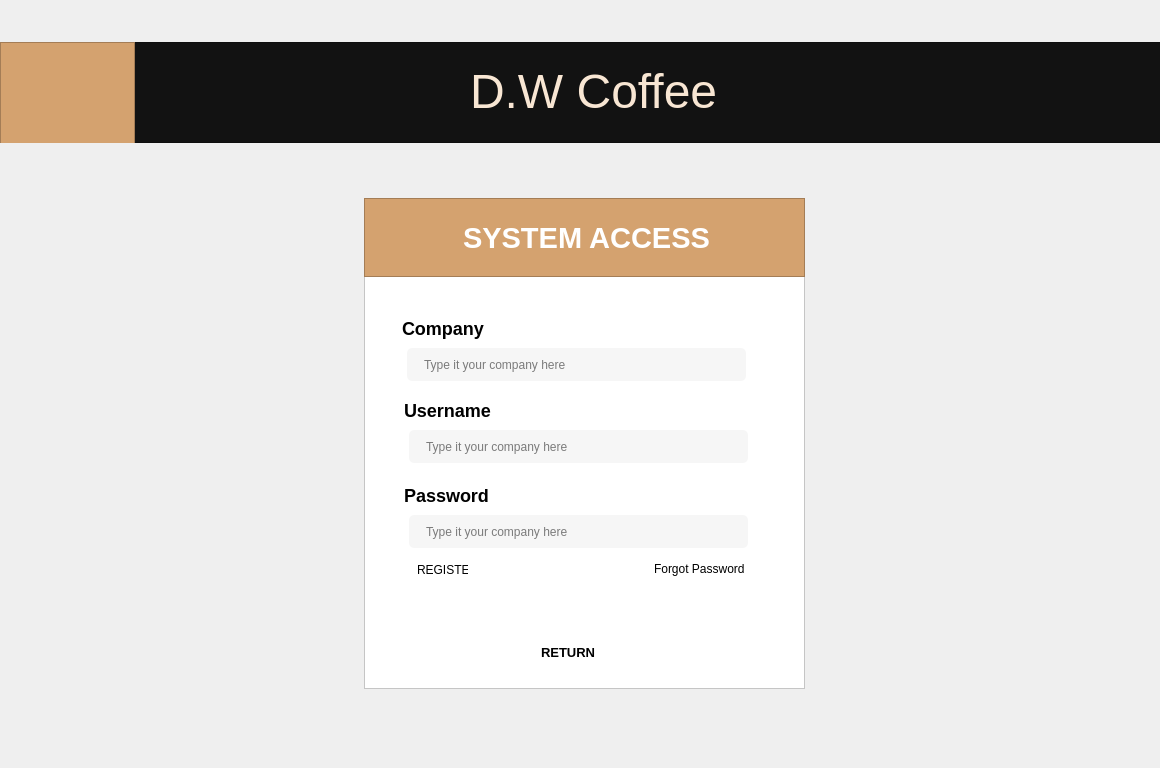
<?xml version="1.0" encoding="UTF-8"?>
<ui version="4.0">
 <class>Dialog</class>
 <widget class="QDialog" name="Dialog">
  <property name="geometry">
   <rect>
    <x>0</x>
    <y>0</y>
    <width>1160</width>
    <height>768</height>
   </rect>
  </property>
  <property name="windowTitle">
   <string>Dialog</string>
  </property>
  <widget class="QFrame" name="frame">
   <property name="geometry">
    <rect>
     <x>0</x>
     <y>42</y>
     <width>1161</width>
     <height>101</height>
    </rect>
   </property>
   <property name="styleSheet">
    <string notr="true">background-color: #121212</string>
   </property>
   <property name="frameShape">
    <enum>QFrame::StyledPanel</enum>
   </property>
   <property name="frameShadow">
    <enum>QFrame::Raised</enum>
   </property>
   <widget class="QFrame" name="frame_2">
    <property name="geometry">
     <rect>
      <x>0</x>
      <y>0</y>
      <width>135</width>
      <height>102</height>
     </rect>
    </property>
    <property name="styleSheet">
     <string notr="true">background-color: #D4A26F</string>
    </property>
    <property name="frameShape">
     <enum>QFrame::StyledPanel</enum>
    </property>
    <property name="frameShadow">
     <enum>QFrame::Raised</enum>
    </property>
    <widget class="QLabel" name="label">
     <property name="geometry">
      <rect>
       <x>18</x>
       <y>6</y>
       <width>98</width>
       <height>90</height>
      </rect>
     </property>
     <property name="styleSheet">
      <string notr="true">image: url(:/imagens/cGUFyIrl2tqx3cWHufs9--1--5d252-svg (1) 4.png);</string>
     </property>
     <property name="text">
      <string/>
     </property>
    </widget>
   </widget>
   <widget class="QLabel" name="label_2">
    <property name="geometry">
     <rect>
      <x>470</x>
      <y>4</y>
      <width>281</width>
      <height>91</height>
     </rect>
    </property>
    <property name="styleSheet">
     <string notr="true">color: #F8E6D3</string>
    </property>
    <property name="text">
     <string>&lt;html&gt;&lt;head/&gt;&lt;body&gt;&lt;p&gt;&lt;span style=&quot; font-size:36pt;&quot;&gt;D.W Coffee&lt;/span&gt;&lt;/p&gt;&lt;/body&gt;&lt;/html&gt;</string>
    </property>
   </widget>
  </widget>
  <widget class="QFrame" name="frame_3">
   <property name="geometry">
    <rect>
     <x>364</x>
     <y>198</y>
     <width>441</width>
     <height>491</height>
    </rect>
   </property>
   <property name="styleSheet">
    <string notr="true">background-color: white;
border: .5px solid rgba(0, 0, 0, .3)</string>
   </property>
   <property name="frameShape">
    <enum>QFrame::StyledPanel</enum>
   </property>
   <property name="frameShadow">
    <enum>QFrame::Raised</enum>
   </property>
   <widget class="QFrame" name="frame_4">
    <property name="geometry">
     <rect>
      <x>0</x>
      <y>0</y>
      <width>441</width>
      <height>79</height>
     </rect>
    </property>
    <property name="styleSheet">
     <string notr="true">background-color: #D4A26F;
border-bottom-color: transparent;</string>
    </property>
    <property name="frameShape">
     <enum>QFrame::StyledPanel</enum>
    </property>
    <property name="frameShadow">
     <enum>QFrame::Raised</enum>
    </property>
    <widget class="QLabel" name="label_3">
     <property name="geometry">
      <rect>
       <x>99</x>
       <y>4</y>
       <width>251</width>
       <height>73</height>
      </rect>
     </property>
     <property name="styleSheet">
      <string notr="true">color: white;
font-weight: bold;
border-color: transparent</string>
     </property>
     <property name="text">
      <string>&lt;html&gt;&lt;head/&gt;&lt;body&gt;&lt;p&gt;&lt;span style=&quot; font-size:22pt;&quot;&gt;SYSTEM ACCESS&lt;/span&gt;&lt;/p&gt;&lt;/body&gt;&lt;/html&gt;</string>
     </property>
    </widget>
   </widget>
   <widget class="QLabel" name="label_4">
    <property name="geometry">
     <rect>
      <x>38</x>
      <y>115</y>
      <width>91</width>
      <height>31</height>
     </rect>
    </property>
    <property name="styleSheet">
     <string notr="true">border-color: transparent;
font-size: 18px;
font-weight: 500;</string>
    </property>
    <property name="text">
     <string>Company</string>
    </property>
   </widget>
   <widget class="QLineEdit" name="lineEdit">
    <property name="geometry">
     <rect>
      <x>43</x>
      <y>150</y>
      <width>339</width>
      <height>33</height>
     </rect>
    </property>
    <property name="styleSheet">
     <string notr="true">QLineEdit{
	border-radius: 5px;
	background-color: #F6F6F6;
	padding-left: 15px;
}

QLineEdit:hover{
	border: .5px solid rgba(0, 0, 0, 1);
}</string>
    </property>
    <property name="placeholderText">
     <string>Type it your company here</string>
    </property>
   </widget>
   <widget class="QLineEdit" name="lineEdit_2">
    <property name="geometry">
     <rect>
      <x>45</x>
      <y>232</y>
      <width>339</width>
      <height>33</height>
     </rect>
    </property>
    <property name="styleSheet">
     <string notr="true">QLineEdit{
	border-radius: 5px;
	background-color: #F6F6F6;
	padding-left: 15px;
}


QLineEdit:hover{
	border: .5px solid rgba(0, 0, 0, 1);
}</string>
    </property>
    <property name="placeholderText">
     <string>Type it your company here</string>
    </property>
   </widget>
   <widget class="QLabel" name="label_5">
    <property name="geometry">
     <rect>
      <x>40</x>
      <y>197</y>
      <width>95</width>
      <height>31</height>
     </rect>
    </property>
    <property name="styleSheet">
     <string notr="true">border-color: transparent;
font-size: 18px;
font-weight: 500;</string>
    </property>
    <property name="text">
     <string>Username</string>
    </property>
   </widget>
   <widget class="QLineEdit" name="lineEdit_3">
    <property name="geometry">
     <rect>
      <x>45</x>
      <y>317</y>
      <width>339</width>
      <height>33</height>
     </rect>
    </property>
    <property name="styleSheet">
     <string notr="true">QLineEdit{
	border-radius: 5px;
	background-color: #F6F6F6;
	padding-left: 15px;
}

QLineEdit:hover{
	border: .5px solid rgba(0, 0, 0, 1);
}</string>
    </property>
    <property name="placeholderText">
     <string>Type it your company here</string>
    </property>
   </widget>
   <widget class="QLabel" name="label_6">
    <property name="geometry">
     <rect>
      <x>40</x>
      <y>282</y>
      <width>91</width>
      <height>31</height>
     </rect>
    </property>
    <property name="styleSheet">
     <string notr="true">border-color: transparent;
font-size: 18px;
font-weight: 500;</string>
    </property>
    <property name="text">
     <string>Password</string>
    </property>
   </widget>
   <widget class="QLabel" name="label_7">
    <property name="geometry">
     <rect>
      <x>50</x>
      <y>365</y>
      <width>54</width>
      <height>16</height>
     </rect>
    </property>
    <property name="cursor">
     <cursorShape>PointingHandCursor</cursorShape>
    </property>
    <property name="styleSheet">
     <string notr="true">QLabel{
	border-color: transparent;	
	background-color: transparent;
	padding: 0px;
	padding-bottom: 3px;
	border-bottom: .5px solid rgba(0, 0, 0, .3)
}

QLabel:hover{
	color: #D4A26F;
	border-bottom-color: #D4A26F;
}

</string>
    </property>
    <property name="text">
     <string>REGISTER</string>
    </property>
   </widget>
   <widget class="QLabel" name="label_8">
    <property name="geometry">
     <rect>
      <x>290</x>
      <y>363</y>
      <width>91</width>
      <height>16</height>
     </rect>
    </property>
    <property name="cursor">
     <cursorShape>PointingHandCursor</cursorShape>
    </property>
    <property name="styleSheet">
     <string notr="true">QLabel{
	border-color: transparent;
	background-color: transparent;
	padding: 0px;
}

QLabel:hover{
	color: #D4A26F;
}
</string>
    </property>
    <property name="text">
     <string>Forgot Password?</string>
    </property>
   </widget>
   <widget class="QPushButton" name="pushButton">
    <property name="geometry">
     <rect>
      <x>142</x>
      <y>402</y>
      <width>130</width>
      <height>36</height>
     </rect>
    </property>
    <property name="cursor">
     <cursorShape>PointingHandCursor</cursorShape>
    </property>
    <property name="styleSheet">
     <string notr="true">QPushButton{
	border-color: transparent;
	background-color: rgba(61, 21, 21, .75);
	color: white;
	font-weight: bold;
	padding: 5px;
	border-radius: 5px;
	font-size: 15px
}

QPushButton:hover{
	background-color: rgba(61, 21, 21, 1);
}

</string>
    </property>
    <property name="text">
     <string>LOG IN</string>
    </property>
   </widget>
   <widget class="QLabel" name="label_9">
    <property name="geometry">
     <rect>
      <x>177</x>
      <y>446</y>
      <width>54</width>
      <height>16</height>
     </rect>
    </property>
    <property name="cursor">
     <cursorShape>PointingHandCursor</cursorShape>
    </property>
    <property name="styleSheet">
     <string notr="true">QLabel{
	border-color: transparent;
	background-color: transparent;
	padding: 0px;
	font-size: 13px;
	font-weight: 700;
}

QLabel:hover{
	color: rgba(61, 21, 21, .75)
}

</string>
    </property>
    <property name="text">
     <string>RETURN</string>
    </property>
   </widget>
  </widget>
 </widget>
 <resources>
  <include location="../../imagens/imagens.qrc"/>
 </resources>
 <connections/>
</ui>
